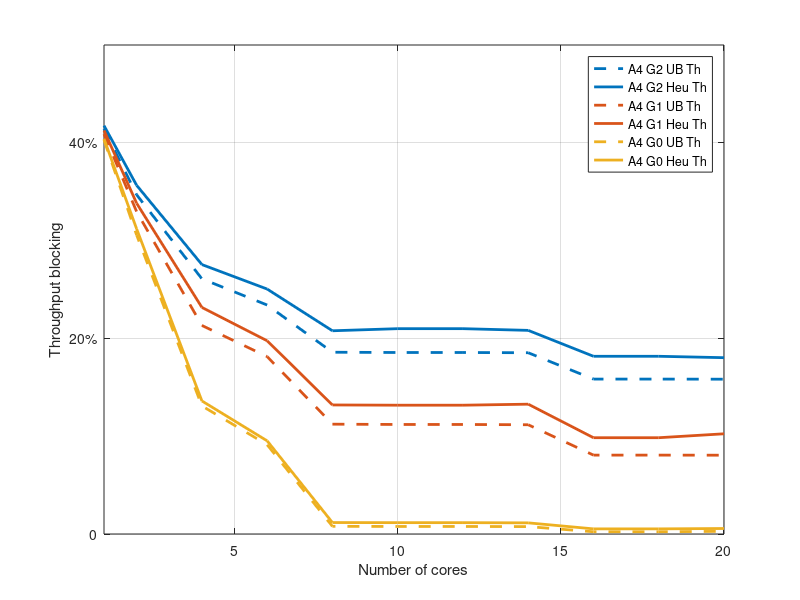
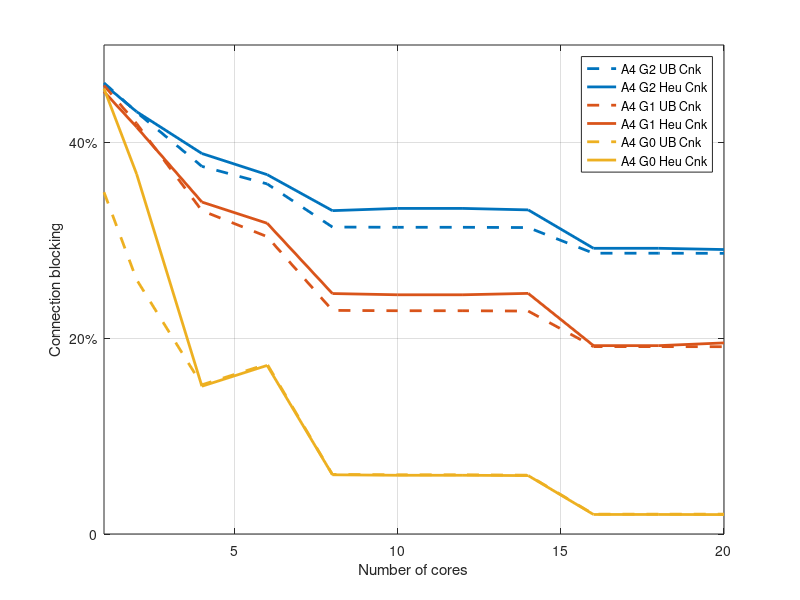

These figures' MATLAB source, in order:
clc;
close all;
clear;

load arch4Guard2beta100.mat
load arch4Guard1beta100.mat
load arch4Guard0beta100.mat
load arch2Guard2beta100.mat
load arch2Guard1beta100.mat
load arch2Guard0beta100.mat
corev = [1, 2, 4, 6, 8, 10, 12, 14, 16, 18, 20];

%% Plot connections
% colors: [0, 0.45, 0.74], [.85, .33, .1], [.93, .69, .13]
figure1 = figure;
axes1 = axes('Parent', figure1);
box(axes1, 'on')
hold(axes1, 'on')
grid(axes1, 'on')
h(1) = plot(corev,thpUbA4G2, '--', ...
    'displayname', 'A4 G2 UB Th', 'linewidth', 2, ...
    'color', [0, 0.45, 0.74]);
h(2) = plot(corev,thpHeA4G2, ...
    'displayname', 'A4 G2 Heu Th', 'linewidth', 2, ...
    'color', [0, 0.45, 0.74]);
h(3) = plot(corev,thpUbA4G1, '--', ...
    'displayname', 'A4 G1 UB Th', 'linewidth', 2, ...
    'color', [.85, .33, .1]);
h(4) = plot(corev,thpHeA4G1, ...
    'displayname', 'A4 G1 Heu Th', 'linewidth', 2, ...
    'color', [.85, .33, .1]);
h(5) = plot(corev,thpUbA4G0, '--', ...
    'displayname', 'A4 G0 UB Th', 'linewidth', 2, ...
    'color', [.93, .69, .13]);
h(6) = plot(corev,thpHeA4G0, ...
    'displayname', 'A4 G0 Heu Th', 'linewidth', 2, ...
    'color', [.93, .69, .13]);

% h(7) = plot(corev,thpUbA2G2, '--', 'marker', '^', ...
%     'displayname', 'A2 G2 UB Th', 'linewidth', 2, ...
%     'color', [0, 0.45, 0.74]);
% h(8) = plot(corev,thpHeA2G2, 'marker', '^', ...
%     'displayname', 'A2 G2 Heu Th', 'linewidth', 2, ...
%     'color', [0, 0.45, 0.74]);
% h(9) = plot(corev,thpUbA2G1, '--', 'marker', '^', ...
%     'displayname', 'A2 G1 UB Th', 'linewidth', 2, ...
%     'color', [.85, .33, .1]);
% h(10) = plot(corev,thpHeA2G1, 'marker', '^', ...
%     'displayname', 'A2 G1 Heu Th', 'linewidth', 2, ...
%     'color', [.85, .33, .1]);
% h(3) = plot(corev,thpUbA2G0, '--', 'marker', '^', ...
%     'displayname', 'A2 G0 UB Th', 'linewidth', 2, ...
%     'color', [.93, .69, .13]);
% h(4) = plot(corev,thpHeA2G0, 'marker', '^', ...
%     'displayname', 'A2 G0 Heu Th', 'linewidth', 2, ...
%     'color', [.93, .69, .13]);

legend(h(1:end), 'location', 'northeast')
xlabel('Number of cores')
ylabel('Throughput blocking')
xlim([1, 20])
ytick = get(axes1, 'ytick');
set(axes1, 'ytick', ytick(1:2:end));
set(axes1, 'yticklabel', {'0','20%','40%','60%','80%','100%'});
saveas(figure1, 'A4G0thp.jpg');

%% Plot throughput
figure2 = figure;
axes2 = axes('Parent', figure2);
box(axes2, 'on')
hold(axes2, 'on')
grid(axes2, 'on')
h(1) = plot(corev,cnkUbA4G2, '--', ...
    'displayname', 'A4 G2 UB Cnk', 'linewidth', 2, ...
    'color', [0, 0.45, 0.74]);
h(2) = plot(corev,cnkHeA4G2, ...
    'displayname', 'A4 G2 Heu Cnk', 'linewidth', 2, ...
    'color', [0, 0.45, 0.74]);
h(3) = plot(corev,cnkUbA4G1, '--', ...
    'displayname', 'A4 G1 UB Cnk', 'linewidth', 2, ...
    'color', [.85, .33, .1]);
h(4) = plot(corev,cnkHeA4G1, ...
    'displayname', 'A4 G1 Heu Cnk', 'linewidth', 2, ...
    'color', [.85, .33, .1]);
h(5) = plot(corev,cnkUbA4G0, '--', ...
    'displayname', 'A4 G0 UB Cnk', 'linewidth', 2, ...
    'color', [.93, .69, .13]);
h(6) = plot(corev,cnkHeA4G0, ...
    'displayname', 'A4 G0 Heu Cnk', 'linewidth', 2, ...
    'color', [.93, .69, .13]);

% h(7) = plot(corev,cnkUbA2G2, '--', 'marker', '^', ...
%     'displayname', 'A2 G2 UB Cnk', 'linewidth', 2, ...
%     'color', [0, 0.45, 0.74]);
% h(8) = plot(corev,cnkHeA2G2, 'marker', '^', ...
%     'displayname', 'A2 G2 Heu Cnk', 'linewidth', 2, ...
%     'color', [0, 0.45, 0.74]);
% h(9) = plot(corev,cnkUbA2G1, '--', 'marker', '^', ...
%     'displayname', 'A2 G1 UB Cnk', 'linewidth', 2, ...
%     'color', [.85, .33, .1]);
% h(10) = plot(corev,cnkHeA2G1, 'marker', '^', ...
%     'displayname', 'A2 G1 Heu Cnk', 'linewidth', 2, ...
%     'color', [.85, .33, .1]);
% h(3) = plot(corev,cnkUbA2G0, '--', 'marker', '^', ...
%     'displayname', 'A2 G0 UB Cnk', 'linewidth', 2, ...
%     'color', [.93, .69, .13]);
% h(4) = plot(corev,cnkHeA2G0, 'marker', '^', ...
%     'displayname', 'A2 G0 Heu Cnk', 'linewidth', 2, ...
%     'color', [.93, .69, .13]);

legend(h(1:end), 'location', 'northeast')
xlabel('Number of cores')
ylabel('Connection blocking')
xlim([1, 20])
ytick = get(axes2, 'ytick');
set(axes2, 'ytick', ytick(1:2:end));
set(axes2, 'yticklabel', {'0','20%','40%','60%','80%','100%'});
saveas(figure2, 'A4G0cnk.jpg');
